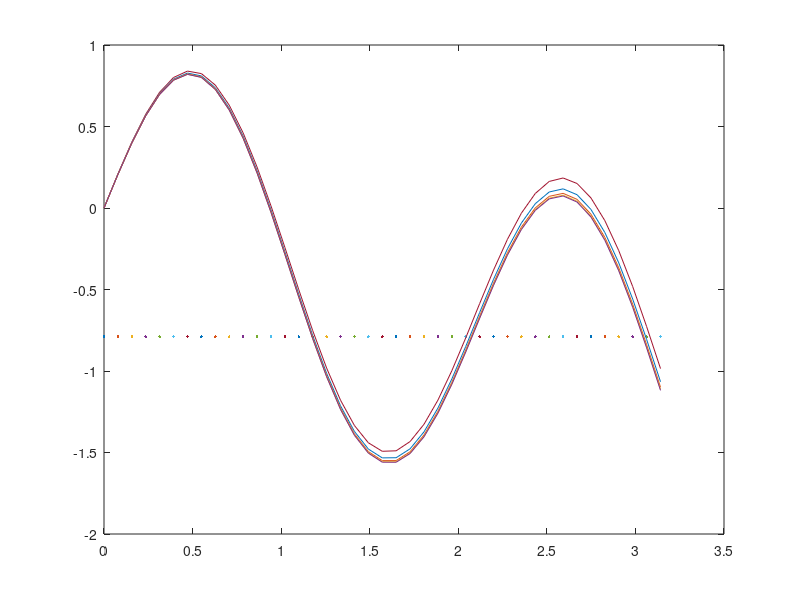

The MATLAB script that drew this image:

function [ U ] = Fredholm
% Finaru Roxana-Ioana gr 1341
% Date pb: a,b \in R, f functie, f:[a,b]->R; k functie,
% k:[a,b]x[a,b]->R,nucleu
% din 2 si 3 => u:[a,b]->R, u(x)=...
%  Date utilizator N,I
clc
close all
 a=0; b=pi; alpha=3;
 
    function w=f(x)
        w=pi*x/25*(cos(alpha*pi)-1)+sin(alpha*x);
    end

    function p=k(x,y)
        p=x*y/25;
    end
 
f(pi)

 N=5; I=40;
 h=(b-a)/I;
 x(1)=a;
 for i=1:I
     x(i+1)=x(i)+h;
 end
 
  for i=1:I+1 
     U(1,i)=f(x(i));
 end
 

 plot(x,U(1,i))
 hold on; 
 
 for n=1:N
     for i=1:(I+1)
         for j=1:(I+1)
             val(j)=k(x(i),x(j))*U(n,j);
         end
         U(n+1,i)=trapz(x,val)+f(x(i));
         
     end
     plot(x,U(n+1,:));
     hold on;
 end
 

end

